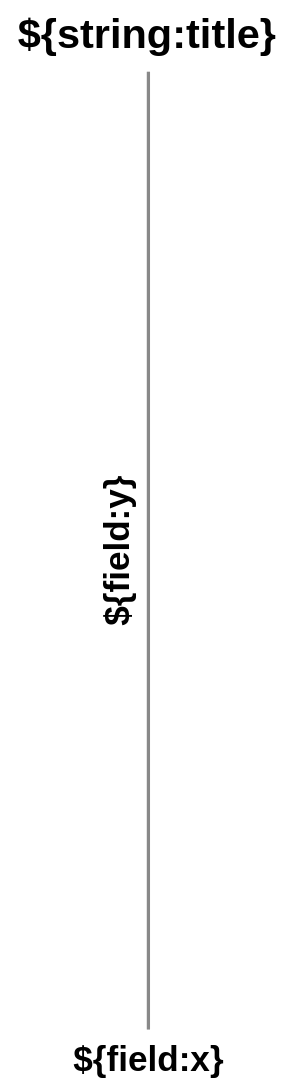

Express this chart as Vega-Lite.
### Vega-Lite specification from a JSON file in a GitHub repository (floating-point values rounded to 4 significant figures)
{"$schema": "https://vega.github.io/schema/vega-lite/v4.json", "description": "Scatter plot with sorted nominal x-values", "data": {"name": "wandb"}, "transform": [{"calculate": "if('${field:groupKey}' === ''  || datum['${field:groupKey}'] === '', datum.name, datum['${field:groupKey}'] + if('${field:groupAlso}' === '', '', ' | ' + datum['${field:groupAlso}']) + if('${field:groupAlso2}' === '', '', ' | ' + datum['${field:groupAlso2}']))", "as": "groupKey"}, {"groupby": ["${field:x}", "groupKey"], "joinaggregate": [{"op": "average", "field": "${field:y}", "as": "averagedY"}]}], "title": "${string:title}", "layer": [{"mark": {"type": "point", "size": 30, "filled": true, "tooltip": {"content": "encoding"}}, "encoding": {"x": {"field": "${field:x}", "type": "ordinal", "sort": "ascending", "axis": {"title": "${field:x}"}}, "y": {"field": "averagedY", "type": "quantitative", "axis": {"title": "${field:y}"}, "scale": {"zero": false}}, "color": {"field": "groupKey", "type": "nominal", "scale": {"range": "category"}, "legend": {"title": null}}}}, {"mark": {"type": "point", "size": 10, "opacity": 0.3, "strokeWidth": 1}, "encoding": {"x": {"field": "${field:x}", "type": "ordinal", "sort": "ascending", "axis": {"title": "${field:x}"}}, "y": {"field": "${field:y}", "type": "quantitative", "axis": {"title": "${field:y}"}, "scale": {"zero": false}}, "color": {"field": "groupKey", "type": "nominal", "scale": {"range": "category"}, "legend": {"title": null}}}}]}
